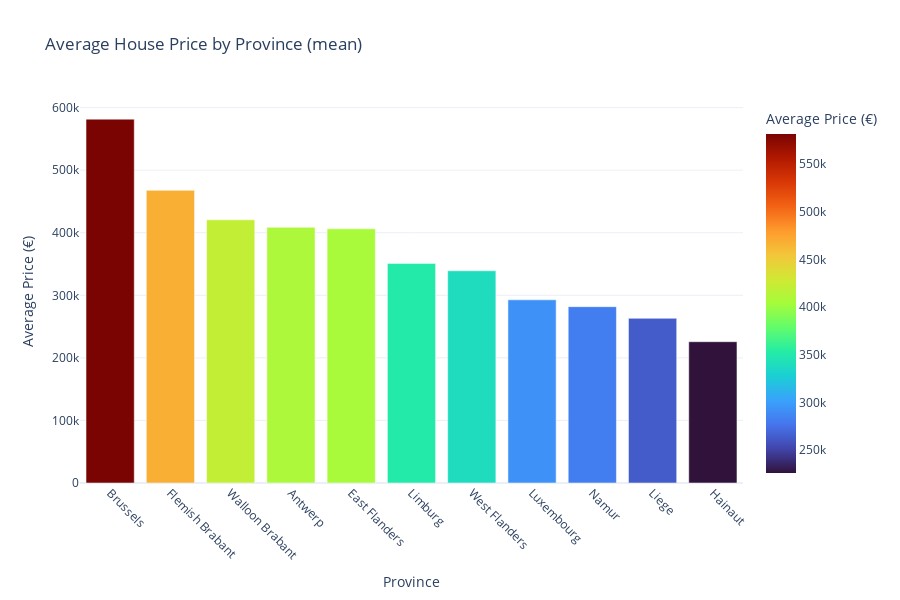

This figure's notebook cell:
### Markdown cell above
Avg price per province with mean

### Code cell
import plotly.express as px

# Calculate average house price per province
province_avg = df8.groupby("province", as_index=False)["Price"].mean()
province_avg = province_avg.sort_values("Price", ascending=False)

# Plot with bright colors
fig_province = px.bar(
    province_avg,
    x="province",
    y="Price",
    title="Average House Price by Province (mean)",
    labels={"Price": "Average Price (€)", "province": "Province"},
    color="Price",
    color_continuous_scale="Turbo",  # vibrant color scale
)

fig_province.update_layout(
    xaxis_tickangle=45,
    height=600,
    template="plotly_white",
    showlegend=False,
)

# THIS LINE MAKES IT WORK IN VS CODE
fig_province.show(renderer="vscode")

### Figure 1 — Plotly figure (JSON) as saved in the notebook; plotly's stock layout.template omitted (floating-point values rounded to 4 significant figures)
{"data": [{"hovertemplate": "Province=%{x}<br>Average Price (€)=%{marker.color}<extra></extra>", "legendgroup": "", "marker": {"color": [581500.0, 467800.0, 420600.0, 408600.0, 406300.0, 351000.0, 339200.0, 292800.0, 281900.0, 263200.0, 225800.0], "coloraxis": "coloraxis", "pattern": {"shape": ""}}, "name": "", "orientation": "v", "showlegend": false, "textposition": "auto", "type": "bar", "x": ["Brussels", "Flemish Brabant", "Walloon Brabant", "Antwerp", "East Flanders", "Limburg", "West Flanders", "Luxembourg", "Namur", "Liege", "Hainaut"], "xaxis": "x", "y": [581500.0, 467800.0, 420600.0, 408600.0, 406300.0, 351000.0, 339200.0, 292800.0, 281900.0, 263200.0, 225800.0], "yaxis": "y"}], "layout": {"barmode": "relative", "coloraxis": {"colorbar": {"title": {"text": "Average Price (€)"}}, "colorscale": [[0, "#30123b"], [0.07143, "#4145ab"], [0.1429, "#4675ed"], [0.2143, "#39a2fc"], [0.2857, "#1bcfd4"], [0.3571, "#24eca6"], [0.4286, "#61fc6c"], [0.5, "#a4fc3b"], [0.5714, "#d1e834"], [0.6429, "#f3c63a"], [0.7143, "#fe9b2d"], [0.7857, "#f36315"], [0.8571, "#d93806"], [0.9286, "#b11901"], [1, "#7a0402"]]}, "height": 600, "legend": {"tracegroupgap": 0}, "showlegend": false, "title": {"text": "Average House Price by Province (mean)"}, "xaxis": {"anchor": "y", "domain": [0, 1], "tickangle": 45, "title": {"text": "Province"}}, "yaxis": {"anchor": "x", "domain": [0, 1], "title": {"text": "Average Price (€)"}}}}
